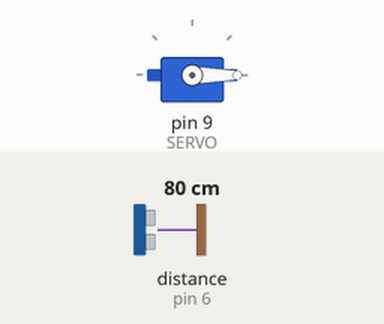
This program was run on a simulated Arduino Uno, built with avr-gcc and run on an emulated ATmega328P. Shown: servo. Inputs (shaded band) come from the test bench; at power-on: distance to the obstacle (sensor on pin 6) 80 cm. The echo pulse lasts 58.3 µs per cm; what the program prints to the serial monitor is not drawn.

Above: at 1.3 s.
1.4 s: distance to the obstacle (sensor on pin 6) set to 11 cm
3.2 s: distance to the obstacle (sensor on pin 6) set to 8 cm
At 4.49 s:
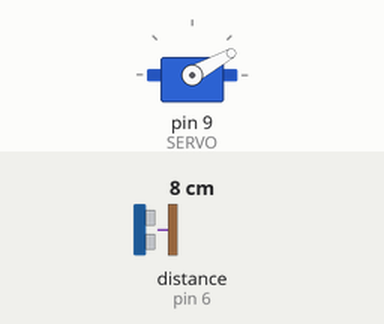
At 5.7 s:
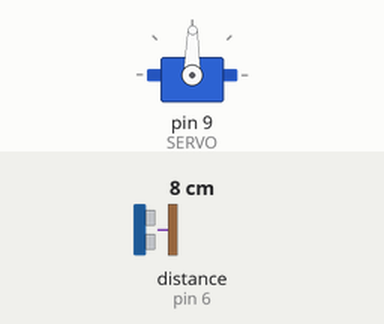
Timing chart, 0 to 12.2 s (numbered marks = the images above; inputs shaded):
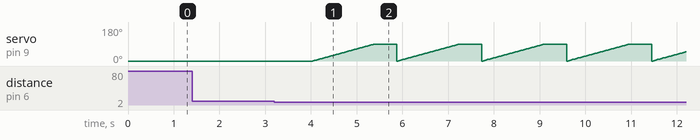

The program:

main.cpp
```cpp
/*=============================================================================

Autor:        Johnny Meneses [bilbo_vader@outlook.com]
Descrição:    Micro Servo movimentado pelo resultado do Sensor Ultrasônico


Lista de Componentes
[1] Arduino Uno R3
[1] Ultrasonic Distance Sensor
[1] Positional Micro Servo


 *===========================================================================*/

#include <Arduino.h>
#include <Servo.h>
#include "Ultrasonic.h" //Inclusão da Biblioteca - Sensor Ultrasônico


const int echoPin = 6; //PINO DIGITAL UTILIZADO PELO HC-SR04 ECHO(RECEBE)
const int trigPin = 7; //PINO DIGITAL UTILIZADO PELO HC-SR04 TRIG(ENVIA)
Ultrasonic ultrasonic(trigPin,echoPin); //INICIALIZANDO OS PINOS DO ARDUINO

int distancia;


#define SERVO 9 // Porta Digital 6 PWM
Servo s; // Variável Servo
int pos; // Posição Servo


void setupSensor()
{
  pinMode(echoPin, INPUT); //Pino de Entrada (Recebe)
  pinMode(trigPin, OUTPUT); //Pino de Saída (Envia)

}

void setupMotor()
{
  s.attach(SERVO);
  Serial.begin(9600);
  s.write(0); // Inicia motor posição zero
}


void setup()
{
  Serial.begin(9600);
  setupSensor();
  setupMotor();
}


void acionaSensor()
{
   //Serial.print(ultrasonic.read()); // Prints the distance on the default unit (centimeters)
  distancia = ultrasonic.read();

  delay(1000);

}

void acionaMotor()
{
  for(pos = 0; pos < 90; pos++)
  {
    s.write(pos);
  delay(15);
  }
delay(500);
  for(pos = 90; pos >= 0; pos--)
  {
    s.write(pos);
    delay(15);
  }
}


void loop()
{


  distancia = ultrasonic.read();
  Serial.print("Pode ir ");
  delay(500);

  if(distancia < 10)
  {
     for(pos = 0; pos < 90; pos++)
    {
        s.write(pos);
        delay(15);
    }
    Serial.print("ESQUERDA");

  }


}
```

Measured:
- the behaviour switches between 10 and 9 cm on distance to the obstacle (sensor on pin 6) (found by bisection; images 0 and 1)
- after the input at 1.4 s, every drawn part: stays the same
- after the input at 3.2 s, servo on pin 9 (SERVO): ramps from 0° to 89° and jumps back, once every 1.9 s
